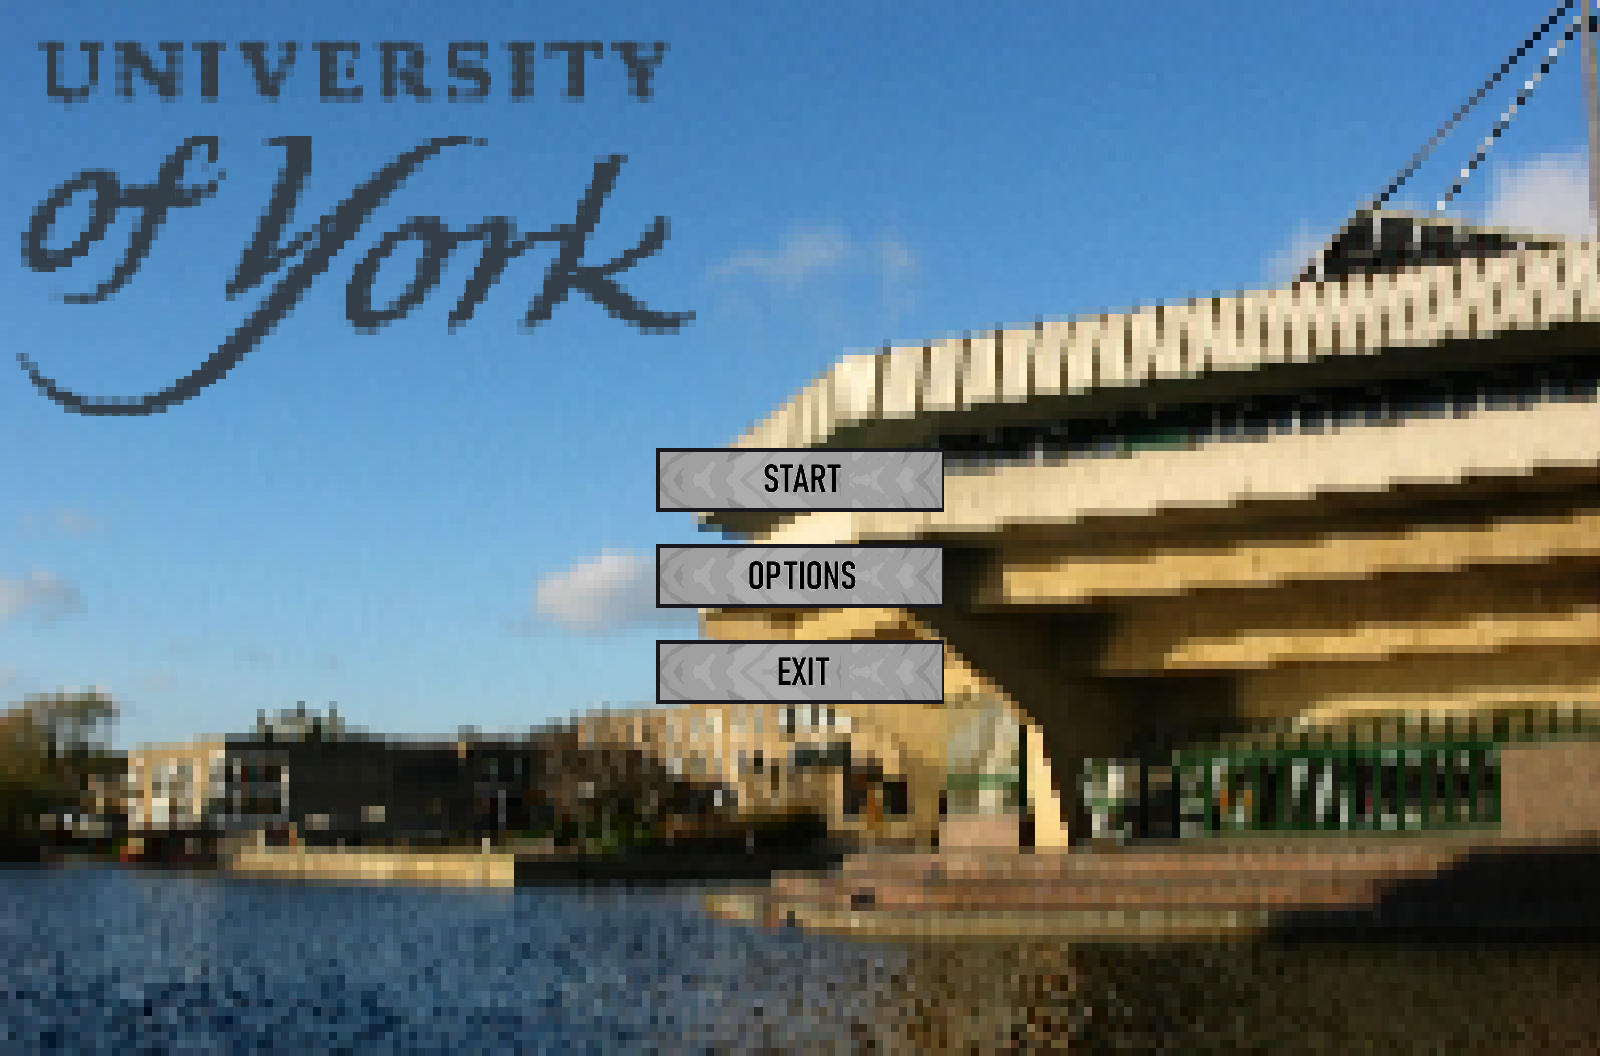

Tiled map render using the project's own tile images. Description and the map definition, with tile-layer contents summarised, below:
An orthogonal 100x66 tile map with 16x16 px tiles, 4 tile layers (Background, University Title, Text Boxes, Tile Layer 4), 5 tilesets.

<map version="1.10" tiledversion="1.10.2" orientation="orthogonal" renderorder="right-down" width="100" height="66" tilewidth="16" tileheight="16" infinite="0" nextlayerid="6" nextobjectid="1">
 <tileset firstgid="1" source="Teksturi/pxArt.tsx" />
 <tileset firstgid="2591" source="Teksturi/box.tsx" />
 <tileset firstgid="2627" source="Teksturi/EXIT and OPTIONS.tsx" />
 <tileset firstgid="2678" source="Teksturi/output-onlinepngtools.tsx" />
 <tileset firstgid="2696" source="central_hall.tsx" />
 <layer id="5" name="Background" width="100" height="66">
  <data>[6600 cells, 6600 non-empty, 6600 distinct tile ids]</data>
 </layer>
 <layer id="2" name="University Title" width="100" height="66">
  <data>[6600 cells, 1118 non-empty, 1118 distinct tile ids]</data>
 </layer>
 <layer id="3" name="Text Boxes" width="100" height="66">
  <data>[6600 cells, 216 non-empty, 36 distinct tile ids]</data>
 </layer>
 <layer id="4" name="Tile Layer 4" width="100" height="66">
  <data>[6600 cells, 36 non-empty, 36 distinct tile ids]</data>
 </layer>
</map>
